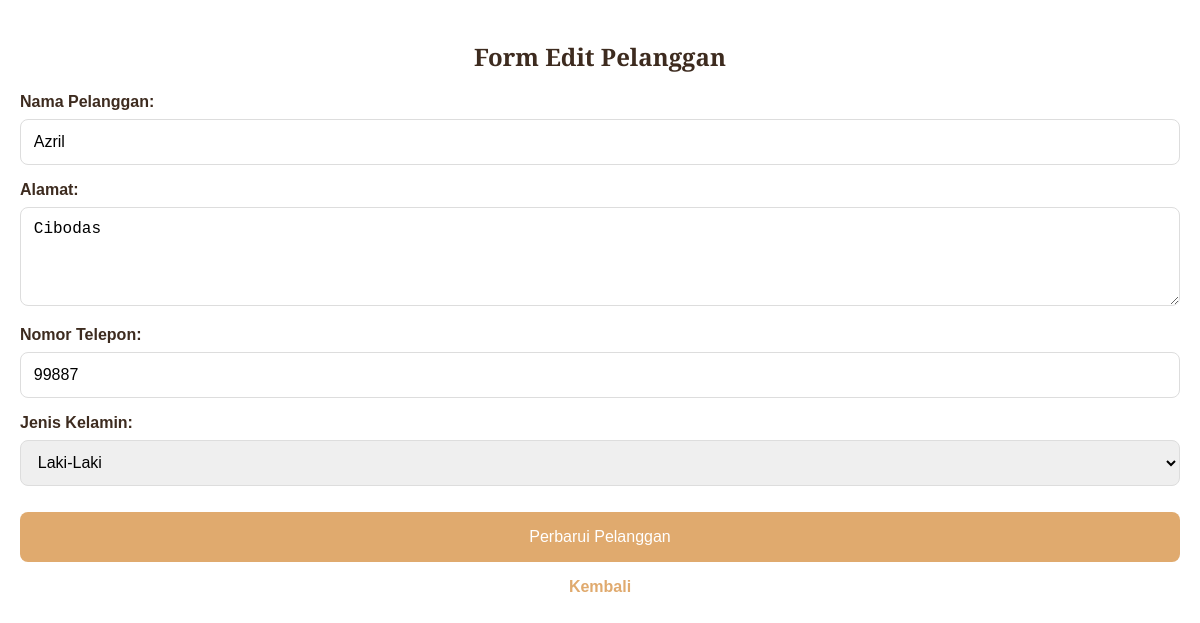
Page /admin/pelanggan/edit_pelanggan.php?id=35 on the committed database.
### tables this page shows
CREATE TABLE `pelanggan` (
  `PelangganID` int(10) NOT NULL,
  `NamaPelanggan` varchar(255) DEFAULT NULL,
  `Alamat` text DEFAULT NULL,
  `NomorTelepon` varchar(20) DEFAULT NULL,
  `jk` enum('Laki_Laki','Perempuan') NOT NULL
);

### admin/pelanggan/edit_pelanggan.php (the view, shortened to what this page needs)
<?php
$host     = "localhost";
$username = "root";
$password = "";
$dbname   = "kasir_reddra";
$mysqli = new mysqli($host, $username, $password, $dbname);
$pelangganID = (int)$_GET['id'];
$stmt = $mysqli->prepare("SELECT NamaPelanggan, Alamat, NomorTelepon, jk FROM pelanggan WHERE PelangganID = ?");
$stmt->bind_param("i", $pelangganID);
$stmt->execute();
$result = $stmt->get_result();
$pelanggan = $result->fetch_assoc();
?>
<!DOCTYPE html>
<html lang="id">
<head>
</head>
<body>
    <div class="content-card">
        <div class="card-header">
            <h2>Form Edit Pelanggan</h2>
        </div>
        <form action="" method="post">
            <div class="form-group">
                <label class="form-label" for="namaPelanggan">Nama Pelanggan:</label>
                <input type="text" name="namaPelanggan" id="namaPelanggan" class="form-control"
                    placeholder="Masukkan nama pelanggan" value="<?= htmlspecialchars($pelanggan['NamaPelanggan']); ?>"
                    required>
            </div>
            <div class="form-group">
                <label class="form-label" for="alamat">Alamat:</label>
                <textarea name="alamat" id="alamat" class="form-control" rows="4"
                    placeholder="Masukkan alamat pelanggan"
                    required><?= htmlspecialchars($pelanggan['Alamat']); ?></textarea>
            </div>
            <div class="form-group">
                <label class="form-label" for="nomorTelepon">Nomor Telepon:</label>
                <input type="text" name="nomorTelepon" id="nomorTelepon" class="form-control"
                    placeholder="Masukkan nomor telepon" value="<?= htmlspecialchars($pelanggan['NomorTelepon']); ?>"
                    required>
            </div>
            <div class="form-group">
                <label class="form-label" for="jk">Jenis Kelamin:</label>
                <select name="jk" id="jk" class="form-control" required>
                    <option value="Laki_Laki" <?= ($pelanggan['jk'] == 'Laki_Laki') ? 'selected' : ''; ?>>Laki-Laki
                    </option>
                </select>
            </div>
            <button type="submit" class="btn-primary" name="submit">Perbarui Pelanggan</button>
        </form>
        <a href="pelanggan.php" class="back-link">Kembali</a>
    </div>
</body>
</html>

### admin/pelanggan/edit_pelanggan.php (style rules this page uses)
body { font-family: Arial, sans-serif; background-color: #fff; margin: 0; padding: 0; }
.content-card { width: 100%; padding: 20px; box-sizing: border-box; }
.card-header h2 { text-align: center; margin-bottom: 20px; font-family: "Playfair Display", serif; color: #3D2B1F; transition: color 0.3s ease, text-shadow 0.3s ease; }
.form-group { margin-bottom: 1rem; }
.form-label { display: block; margin-bottom: 0.5rem; font-weight: 600; color: #3D2B1F; }
.form-control { width: 100%; padding: 0.8rem; border-radius: 8px; border: 1px solid #ddd; font-size: 1rem; box-sizing: border-box; }
button.btn-primary { width: 100%; padding: 1rem; border: none; border-radius: 8px; background-color: #E0AA6E; color: #fff; font-size: 1rem; cursor: pointer; margin-top: 10px; transition: background 0.3s ease; }
.back-link { display: block; text-align: center; margin-top: 1rem; color: #E0AA6E; text-decoration: none; font-weight: 600; }

### rows in the picture
pelanggan: namaPelanggan "Azril", alamat "Cibodas", nomorTelepon "99887", jk "Laki-Laki"
